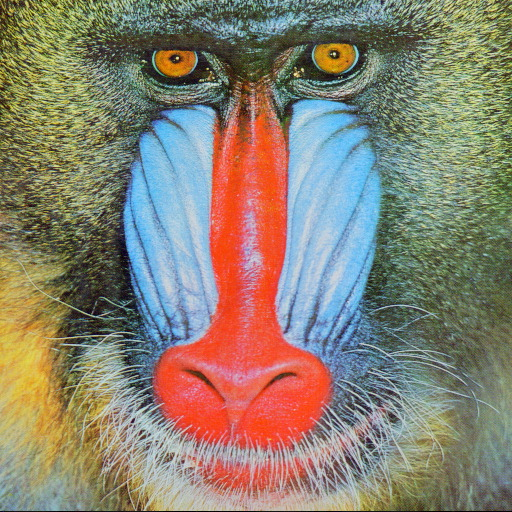
#> input picture data/raw/baboon.jpg, 512 x 512 px
$ python -i harris.py   (imports and definitions only)   (older library calls are emulated)
#> lines starting #> are read from the running program, lines starting #| are printed output that depends on the picture
import cv2
import numpy as np


def harris_response(gray, k=0.04):

    Ix = cv2.Sobel(gray, cv2.CV_32F, 1, 0, ksize=3)
    Iy = cv2.Sobel(gray, cv2.CV_32F, 0, 1, ksize=3)

    Ix2 = Ix * Ix
    Iy2 = Iy * Iy
    Ixy = Ix * Iy

    A = cv2.GaussianBlur(Ix2, (3,3), 1)
    B = cv2.GaussianBlur(Ixy, (3,3), 1)
    C = cv2.GaussianBlur(Iy2, (3,3), 1)

    det = A * C - B * B
    trace = A + C

    R = det - k * trace**2

    return R

>>> import cv2
>>> picture = cv2.imread('../../data/raw/baboon.jpg', cv2.IMREAD_GRAYSCALE)
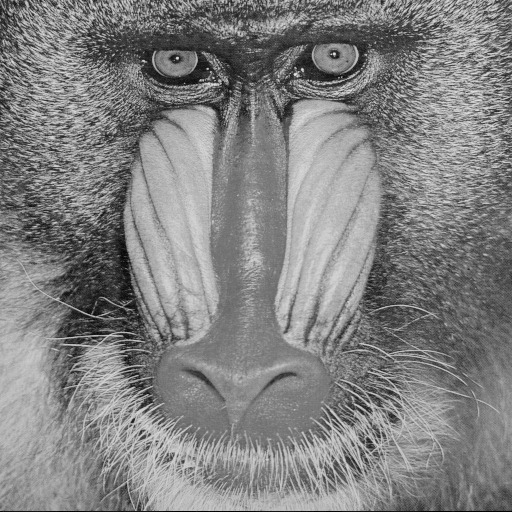
#> picture: shape (512, 512); min 0, max 234, mean 129.7
>>> result = harris_response(picture)
#> in harris_response, `Ix = cv2.Sobel(gray, cv2.CV_32F, 1, 0, ksize=3)`:
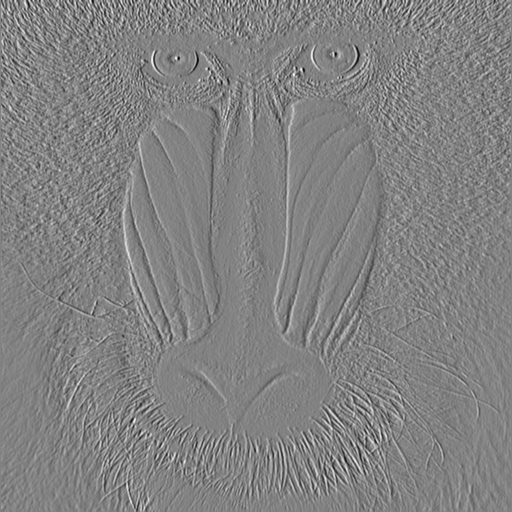
#> Ix: shape (512, 512) float32; min -662, max 633, mean -0.3; drawn with min black and max white
#> in harris_response, `Iy = cv2.Sobel(gray, cv2.CV_32F, 0, 1, ksize=3)`:
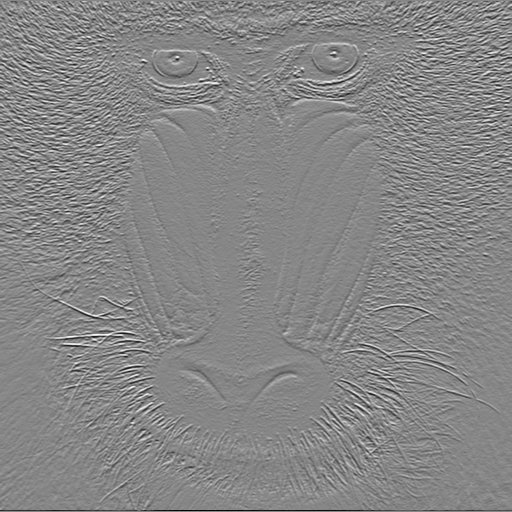
#> Iy: shape (512, 512) float32; min -775, max 692, mean -0.8; drawn with min black and max white
#> in harris_response, `Ixy = Ix * Iy`:
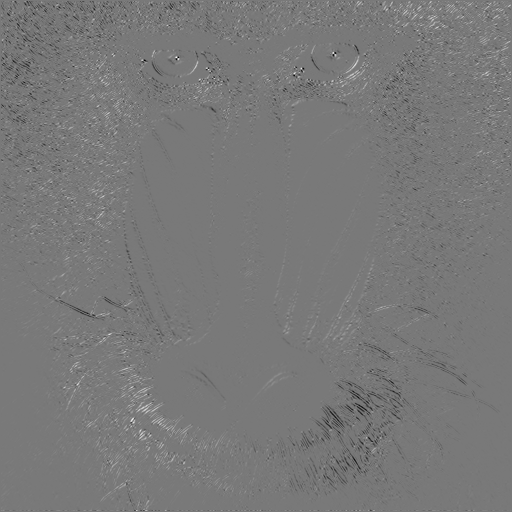
#> Ixy: shape (512, 512) float32; min -223004, max 246016, mean -276.1; drawn with min black and max white
#> in harris_response, `det = A * C - B * B`:
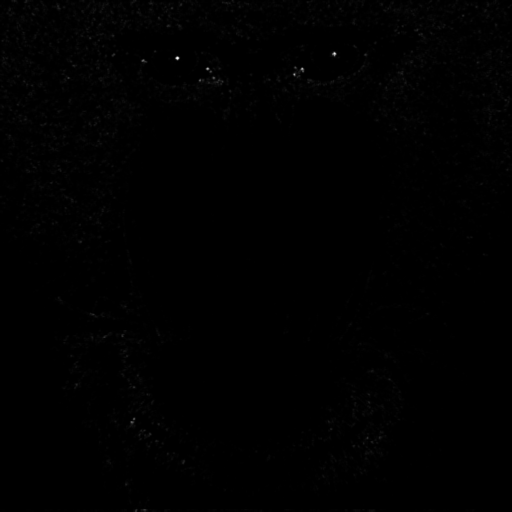
#> det: shape (512, 512) float32; min 133.1, max 2.87e+10, mean 111772344; drawn with min black and max white
#> in harris_response, `trace = A + C`:
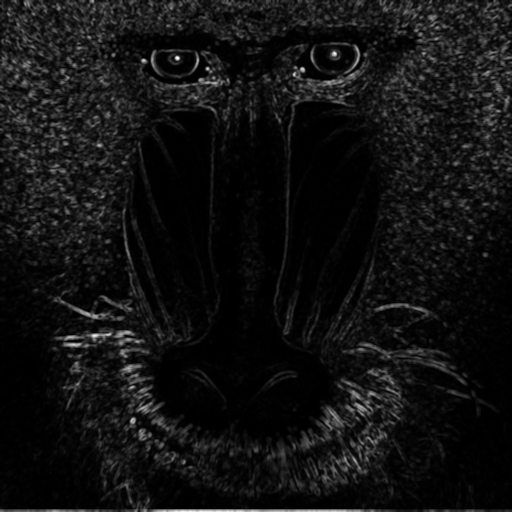
#> trace: shape (512, 512) float32; min 33.09, max 340040.9, mean 24300.5; drawn with min black and max white
#> in harris_response, `R = det - k * trace**2`:
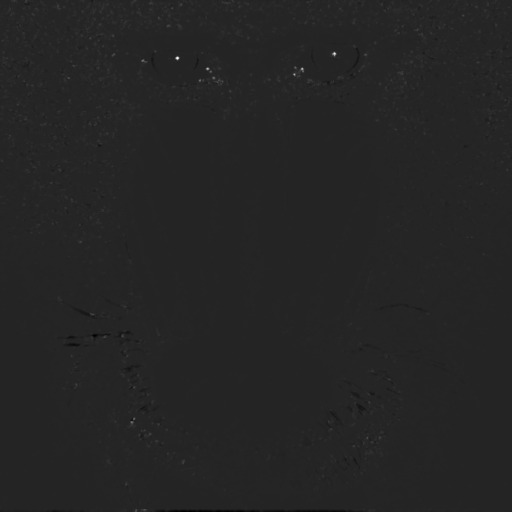
#> R: shape (512, 512) float32; min -4.07e+09, max 2.4e+10, mean 51477448; drawn with min black and max white

$ run again, on data/raw/building.jpg
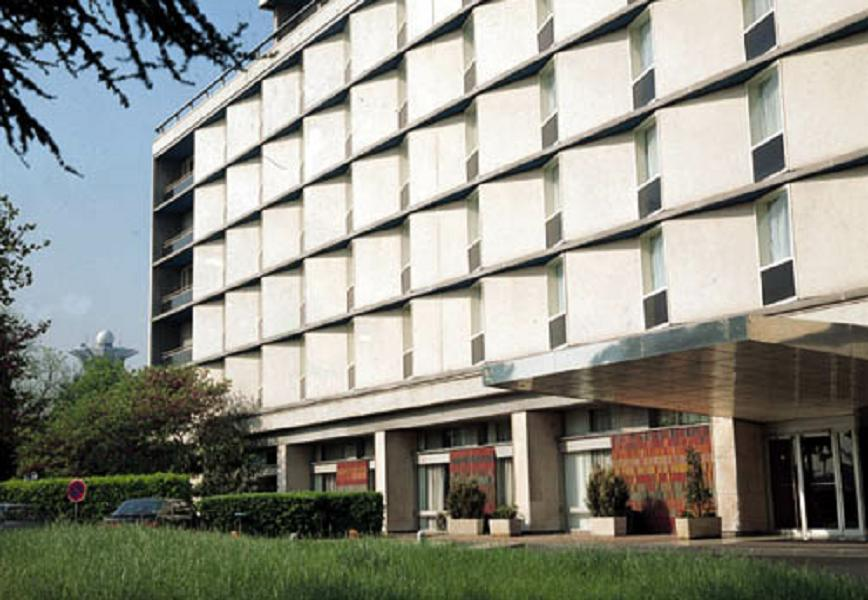
#> input picture data/raw/building.jpg, 868 x 600 px
#> in harris_response, `trace = A + C`:
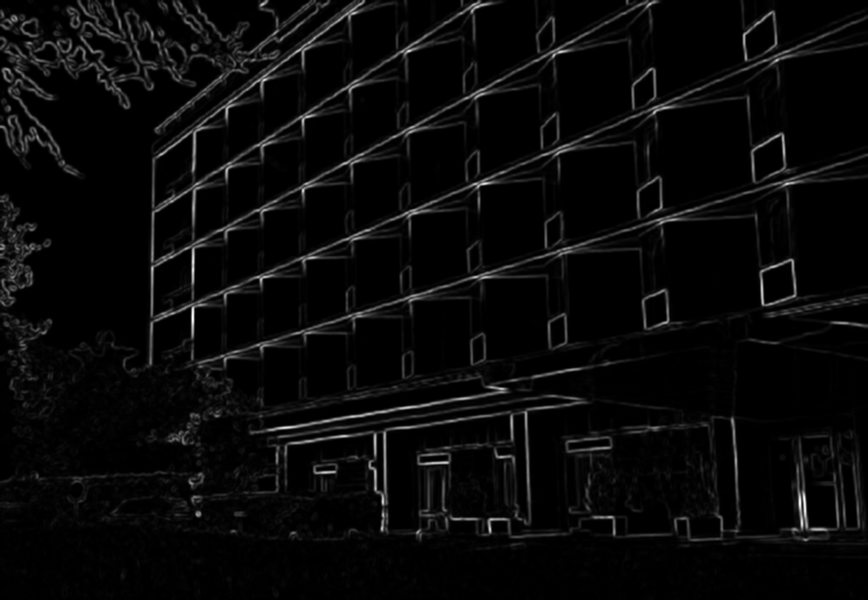
#> trace: shape (600, 868) float32; min 0, max 413380.5, mean 15561; drawn with min black and max white
#> in harris_response, `R = det - k * trace**2`:
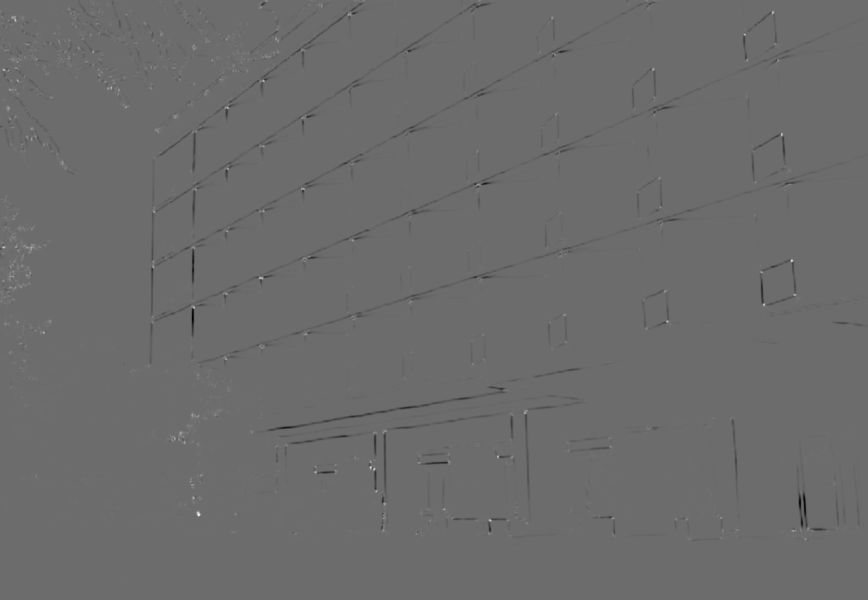
#> R: shape (600, 868) float32; min -6.82e+09, max 9.17e+09, mean -29014202; drawn with min black and max white
